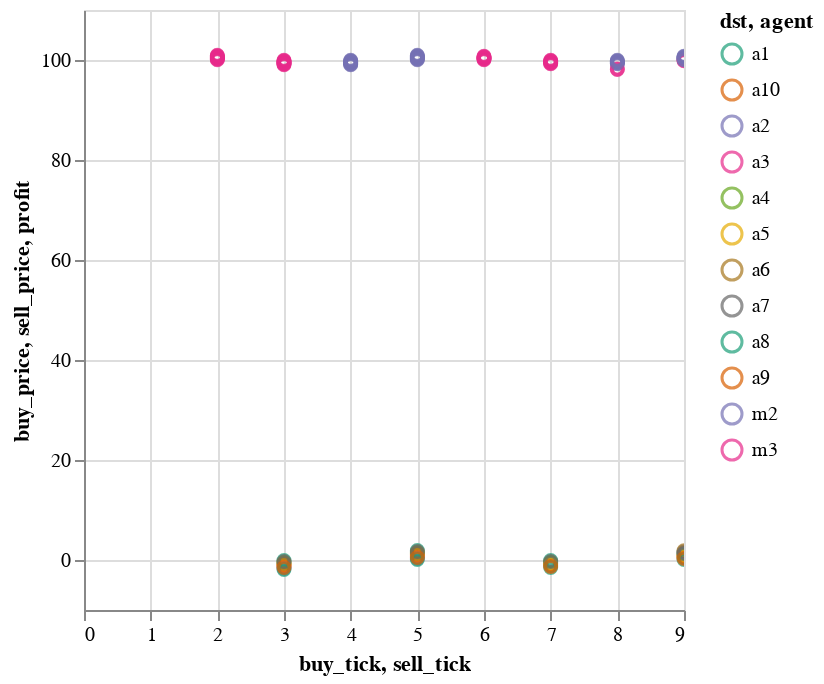

The notebook cell saved with this chart:
### Code cell
analysis.plot_buy_and_sell_prices(routes) + analysis.plot_trades(routes)

### Figure 1 — Vega-Lite specification as saved in the notebook (floating-point values rounded to 4 significant figures)
{"config": {"view": {"continuousWidth": 300, "continuousHeight": 300}}, "layer": [{"mark": {"type": "point"}, "encoding": {"color": {"field": "dst", "scale": {"scheme": "dark2"}, "type": "nominal"}, "x": {"field": "buy_tick", "type": "quantitative"}, "y": {"field": "buy_price", "type": "quantitative"}}, "name": "view_4"}, {"mark": {"type": "point"}, "encoding": {"color": {"field": "dst", "scale": {"scheme": "dark2"}, "type": "nominal"}, "x": {"field": "sell_tick", "type": "quantitative"}, "y": {"field": "sell_price", "type": "quantitative"}}}, {"mark": {"type": "point"}, "encoding": {"color": {"field": "agent", "scale": {"scheme": "dark2"}, "type": "nominal"}, "x": {"field": "sell_tick", "type": "quantitative"}, "y": {"field": "profit", "type": "quantitative"}}, "name": "view_5"}], "data": {"name": "data-b6d2a091fe194b642521794c592ccbc4"}, "params": [{"name": "param_6", "select": {"type": "interval", "encodings": ["x", "y"]}, "bind": "scales", "views": ["view_4"]}, {"name": "param_7", "select": {"type": "interval", "encodings": ["x", "y"]}, "bind": "scales", "views": ["view_5"]}], "$schema": "https://vega.github.io/schema/vega-lite/v5.8.0.json", "datasets": {"data-b6d2a091fe194b642521794c592ccbc4": [{"agent": "a9", "amt": 1, "buy_cost": 100.5, "src": "m2", "buy_tick": 2, "sell_cost": -99.55, "dst": "m3", "sell_tick": 3, "profit": -0.9, "buy_price": 100.5, "sell_price": 99.55}, {"agent": "a9", "amt": 1, "buy_cost": 99.45, "src": "m3", "buy_tick": 4, "sell_cost": -100.6, "dst": "m2", "sell_tick": 5, "profit": 1.1, "buy_price": 99.45, "sell_price": 100.6}, {"agent": "a9", "amt": 1, "buy_cost": 100.4, "src": "m2", "buy_tick": 6, "sell_cost": -99.65, "dst": "m3", "sell_tick": 7, "profit": -0.7, "buy_price": 100.4, "sell_price": 99.65}, {"agent": "a9", "amt": 1, "buy_cost": 99.55, "src": "m3", "buy_tick": 8, "sell_cost": -100.5, "dst": "m2", "sell_tick": 9, "profit": 0.9, "buy_price": 99.55, "sell_price": 100.5}, {"agent": "a3", "amt": 1, "buy_cost": 100.7, "src": "m2", "buy_tick": 2, "sell_cost": -99.35, "dst": "m3", "sell_tick": 3, "profit": -1.3, "buy_price": 100.7, "sell_price": 99.35}, {"agent": "a3", "amt": 1, "buy_cost": 99.65, "src": "m3", "buy_tick": 4, "sell_cost": -100.4, "dst": "m2", "sell_tick": 5, "profit": 0.7, "buy_price": 99.65, "sell_price": 100.4}, {"agent": "a3", "amt": 1, "buy_cost": 100.6, "src": "m2", "buy_tick": 6, "sell_cost": -99.45, "dst": "m3", "sell_tick": 7, "profit": -1.1, "buy_price": 100.6, "sell_price": 99.45}, {"agent": "a3", "amt": 1, "buy_cost": 99.75, "src": "m3", "buy_tick": 8, "sell_cost": -100.3, "dst": "m2", "sell_tick": 9, "profit": 0.5, "buy_price": 99.75, "sell_price": 100.3}, {"agent": "a8", "amt": 1, "buy_cost": 100.1, "src": "m2", "buy_tick": 2, "sell_cost": -99.95, "dst": "m3", "sell_tick": 3, "profit": -0.1, "buy_price": 100.1, "sell_price": 99.95}, {"agent": "a8", "amt": 1, "buy_cost": 99.06, "src": "m3", "buy_tick": 4, "sell_cost": -101.0, "dst": "m2", "sell_tick": 5, "profit": 1.9, "buy_price": 99.06, "sell_price": 101.0}, {"agent": "a8", "amt": 1, "buy_cost": 100.1, "src": "m2", "buy_tick": 6, "sell_cost": -99.95, "dst": "m3", "sell_tick": 7, "profit": -0.1, "buy_price": 100.1, "sell_price": 99.95}, {"agent": "a8", "amt": 1, "buy_cost": 99.26, "src": "m3", "buy_tick": 8, "sell_cost": -100.8, "dst": "m2", "sell_tick": 9, "profit": 1.5, "buy_price": 99.26, "sell_price": 100.8}, {"agent": "a4", "amt": 1, "buy_cost": 100.3, "src": "m2", "buy_tick": 2, "sell_cost": -99.75, "dst": "m3", "sell_tick": 3, "profit": -0.5, "buy_price": 100.3, "sell_price": 99.75}, {"agent": "a4", "amt": 1, "buy_cost": 99.26, "src": "m3", "buy_tick": 4, "sell_cost": -100.8, "dst": "m2", "sell_tick": 5, "profit": 1.5, "buy_price": 99.26, "sell_price": 100.8}, {"agent": "a4", "amt": 1, "buy_cost": 100.3, "src": "m2", "buy_tick": 6, "sell_cost": -99.75, "dst": "m3", "sell_tick": 7, "profit": -0.5, "buy_price": 100.3, "sell_price": 99.75}, {"agent": "a4", "amt": 1, "buy_cost": 99.45, "src": "m3", "buy_tick": 8, "sell_cost": -100.6, "dst": "m2", "sell_tick": 9, "profit": 1.1, "buy_price": 99.45, "sell_price": 100.6}, {"agent": "a5", "amt": 1, "buy_cost": 100.6, "src": "m2", "buy_tick": 2, "sell_cost": -99.45, "dst": "m3", "sell_tick": 3, "profit": -1.1, "buy_price": 100.6, "sell_price": 99.45}, {"agent": "a5", "amt": 1, "buy_cost": 99.55, "src": "m3", "buy_tick": 4, "sell_cost": -100.5, "dst": "m2", "sell_tick": 5, "profit": 0.9, "buy_price": 99.55, "sell_price": 100.5}, {"agent": "a5", "amt": 1, "buy_cost": 100.5, "src": "m2", "buy_tick": 6, "sell_cost": -99.55, "dst": "m3", "sell_tick": 7, "profit": -0.9, "buy_price": 100.5, "sell_price": 99.55}, {"agent": "a5", "amt": 1, "buy_cost": 99.65, "src": "m3", "buy_tick": 8, "sell_cost": -100.4, "dst": "m2", "sell_tick": 9, "profit": 0.7, "buy_price": 99.65, "sell_price": 100.4}, {"agent": "a2", "amt": 1, "buy_cost": 100.9, "src": "m2", "buy_tick": 2, "sell_cost": -99.16, "dst": "m3", "sell_tick": 3, "profit": -1.7, "buy_price": 100.9, "sell_price": 99.16}, {"agent": "a2", "amt": 1, "buy_cost": 99.85, "src": "m3", "buy_tick": 4, "sell_cost": -100.2, "dst": "m2", "sell_tick": 5, "profit": 0.3, "buy_price": 99.85, "sell_price": 100.2}, {"agent": "a2", "amt": 1, "buy_cost": 98.18, "src": "ra", "buy_tick": 8, "sell_cost": -99.85, "dst": "m3", "sell_tick": 9, "profit": 1.667, "buy_price": 98.18, "sell_price": 99.85}, {"agent": "a6", "amt": 1, "buy_cost": 100.4, "src": "m2", "buy_tick": 2, "sell_cost": -99.65, "dst": "m3", "sell_tick": 3, "profit": -0.7, "buy_price": 100.4, "sell_price": 99.65}, {"agent": "a6", "amt": 1, "buy_cost": 99.35, "src": "m3", "buy_tick": 4, "sell_cost": -100.7, "dst": "m2", "sell_tick": 5, "profit": 1.3, "buy_price": 99.35, "sell_price": 100.7}, {"agent": "a6", "amt": 1, "buy_cost": 98.09, "src": "ra", "buy_tick": 8, "sell_cost": -99.95, "dst": "m3", "sell_tick": 9, "profit": 1.863, "buy_price": 98.09, "sell_price": 99.95}, {"agent": "a7", "amt": 1, "buy_cost": 100.2, "src": "m2", "buy_tick": 2, "sell_cost": -99.85, "dst": "m3", "sell_tick": 3, "profit": -0.3, "buy_price": 100.2, "sell_price": 99.85}, {"agent": "a7", "amt": 1, "buy_cost": 99.16, "src": "m3", "buy_tick": 4, "sell_cost": -100.9, "dst": "m2", "sell_tick": 5, "profit": 1.7, "buy_price": 99.16, "sell_price": 100.9}, {"agent": "a7", "amt": 1, "buy_cost": 100.2, "src": "m2", "buy_tick": 6, "sell_cost": -99.85, "dst": "m3", "sell_tick": 7, "profit": -0.3, "buy_price": 100.2, "sell_price": 99.85}, {"agent": "a7", "amt": 1, "buy_cost": 99.35, "src": "m3", "buy_tick": 8, "sell_cost": -100.7, "dst": "m2", "sell_tick": 9, "profit": 1.3, "buy_price": 99.35, "sell_price": 100.7}, {"agent": "a1", "amt": 1, "buy_cost": 101.0, "src": "m2", "buy_tick": 2, "sell_cost": -99.06, "dst": "m3", "sell_tick": 3, "profit": -1.9, "buy_price": 101.0, "sell_price": 99.06}, {"agent": "a1", "amt": 1, "buy_cost": 99.95, "src": "m3", "buy_tick": 4, "sell_cost": -100.1, "dst": "m2", "sell_tick": 5, "profit": 0.1, "buy_price": 99.95, "sell_price": 100.1}, {"agent": "a1", "amt": 1, "buy_cost": 100.8, "src": "m2", "buy_tick": 6, "sell_cost": -99.26, "dst": "m3", "sell_tick": 7, "profit": -1.5, "buy_price": 100.8, "sell_price": 99.26}, {"agent": "a1", "amt": 1, "buy_cost": 99.95, "src": "m3", "buy_tick": 8, "sell_cost": -100.1, "dst": "m2", "sell_tick": 9, "profit": 0.1, "buy_price": 99.95, "sell_price": 100.1}, {"agent": "a10", "amt": 1, "buy_cost": 100.8, "src": "m2", "buy_tick": 2, "sell_cost": -99.26, "dst": "m3", "sell_tick": 3, "profit": -1.5, "buy_price": 100.8, "sell_price": 99.26}, {"agent": "a10", "amt": 1, "buy_cost": 99.75, "src": "m3", "buy_tick": 4, "sell_cost": -100.3, "dst": "m2", "sell_tick": 5, "profit": 0.5, "buy_price": 99.75, "sell_price": 100.3}, {"agent": "a10", "amt": 1, "buy_cost": 100.7, "src": "m2", "buy_tick": 6, "sell_cost": -99.35, "dst": "m3", "sell_tick": 7, "profit": -1.3, "buy_price": 100.7, "sell_price": 99.35}, {"agent": "a10", "amt": 1, "buy_cost": 99.85, "src": "m3", "buy_tick": 8, "sell_cost": -100.2, "dst": "m2", "sell_tick": 9, "profit": 0.3, "buy_price": 99.85, "sell_price": 100.2}]}}
